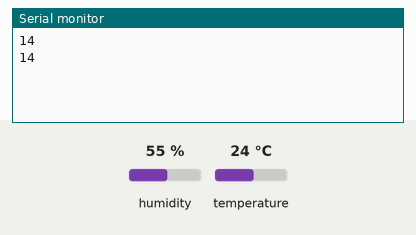
Simulated run of this sketch. Board: Arduino Uno, built with avr-gcc and run on an emulated ATmega328P. Shown: the last lines printed to the serial monitor. The inputs (shaded band) are chosen by the test bench; at power-on: temperature 24 °C, humidity 55 %.

Above: at 2.8 s.
2.9 s: temperature set to 12 °C
At 5.1 s:
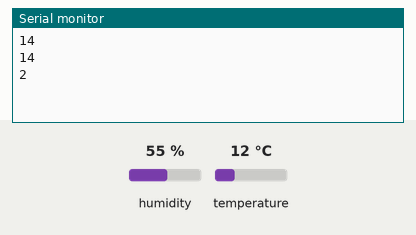
5.6 s: temperature set to 19 °C
At 7.4 s:
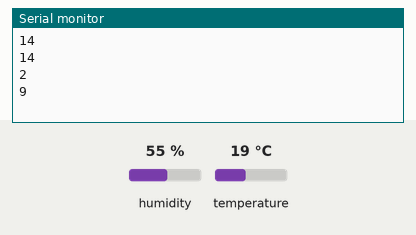
Timing chart, 0 to 8.9 s (numbered marks = the images above; inputs shaded):
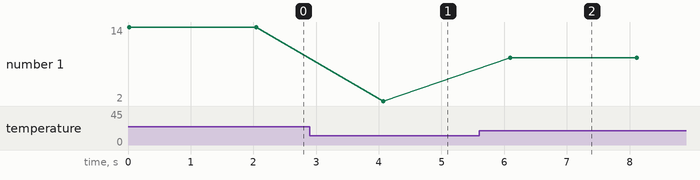

Measured:
- after the input at 2.9 s, the serial monitor: prints a new line after 1.2 s (image 1)
- after the input at 5.6 s, the serial monitor: prints a new line after 0.49 s (image 2)
- plotted number 1: 14 → 2 after the input at 2.9 s, 2 → 9 after the input at 5.6 s

The sketch:

Temperatura.ino
```cpp
#include "dht.h"
#define dht_apin A1

dht DHT;

void setup(){

  Serial.begin(9600);

}//end "setup()"

void loop(){

    DHT.read11(dht_apin);
    Serial.println(int(DHT.temperature)-10);
    delay(2000);

}// end loop()
```
